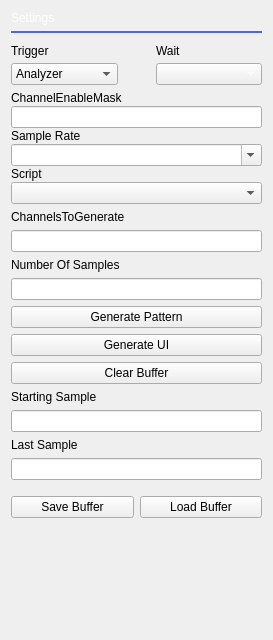
<?xml version="1.0" encoding="UTF-8"?>
<ui version="4.0">
 <class>PGSettings</class>
 <widget class="QWidget" name="PGSettings">
  <property name="geometry">
   <rect>
    <x>0</x>
    <y>0</y>
    <width>273</width>
    <height>640</height>
   </rect>
  </property>
  <property name="windowTitle">
   <string>Form</string>
  </property>
  <layout class="QGridLayout" name="gridLayout_2">
   <item row="6" column="0">
    <widget class="QLabel" name="label_8">
     <property name="text">
      <string>Number Of Samples</string>
     </property>
    </widget>
   </item>
   <item row="12" column="0">
    <widget class="QPushButton" name="clearButton">
     <property name="text">
      <string>Clear Buffer</string>
     </property>
    </widget>
   </item>
   <item row="13" column="0">
    <widget class="QLabel" name="label_9">
     <property name="text">
      <string>Starting Sample</string>
     </property>
    </widget>
   </item>
   <item row="11" column="0">
    <widget class="QPushButton" name="generateUI">
     <property name="text">
      <string>Generate UI</string>
     </property>
    </widget>
   </item>
   <item row="9" column="0">
    <widget class="QPushButton" name="generatePattern">
     <property name="text">
      <string>Generate Pattern</string>
     </property>
    </widget>
   </item>
   <item row="7" column="0">
    <widget class="QLineEdit" name="numberOfSamples"/>
   </item>
   <item row="18" column="0">
    <widget class="QLineEdit" name="lastSample"/>
   </item>
   <item row="0" column="0">
    <widget class="QLabel" name="settings_label">
     <property name="sizePolicy">
      <sizepolicy hsizetype="Preferred" vsizetype="Preferred">
       <horstretch>0</horstretch>
       <verstretch>0</verstretch>
      </sizepolicy>
     </property>
     <property name="maximumSize">
      <size>
       <width>16777215</width>
       <height>16777215</height>
      </size>
     </property>
     <property name="palette">
      <palette>
       <active>
        <colorrole role="WindowText">
         <brush brushstyle="SolidPattern">
          <color alpha="255">
           <red>255</red>
           <green>255</green>
           <blue>255</blue>
          </color>
         </brush>
        </colorrole>
        <colorrole role="Text">
         <brush brushstyle="SolidPattern">
          <color alpha="255">
           <red>255</red>
           <green>255</green>
           <blue>255</blue>
          </color>
         </brush>
        </colorrole>
        <colorrole role="ButtonText">
         <brush brushstyle="SolidPattern">
          <color alpha="255">
           <red>255</red>
           <green>255</green>
           <blue>255</blue>
          </color>
         </brush>
        </colorrole>
       </active>
       <inactive>
        <colorrole role="WindowText">
         <brush brushstyle="SolidPattern">
          <color alpha="255">
           <red>255</red>
           <green>255</green>
           <blue>255</blue>
          </color>
         </brush>
        </colorrole>
        <colorrole role="Text">
         <brush brushstyle="SolidPattern">
          <color alpha="255">
           <red>255</red>
           <green>255</green>
           <blue>255</blue>
          </color>
         </brush>
        </colorrole>
        <colorrole role="ButtonText">
         <brush brushstyle="SolidPattern">
          <color alpha="255">
           <red>255</red>
           <green>255</green>
           <blue>255</blue>
          </color>
         </brush>
        </colorrole>
       </inactive>
       <disabled>
        <colorrole role="WindowText">
         <brush brushstyle="SolidPattern">
          <color alpha="255">
           <red>255</red>
           <green>255</green>
           <blue>255</blue>
          </color>
         </brush>
        </colorrole>
        <colorrole role="Text">
         <brush brushstyle="SolidPattern">
          <color alpha="255">
           <red>255</red>
           <green>255</green>
           <blue>255</blue>
          </color>
         </brush>
        </colorrole>
        <colorrole role="ButtonText">
         <brush brushstyle="SolidPattern">
          <color alpha="255">
           <red>255</red>
           <green>255</green>
           <blue>255</blue>
          </color>
         </brush>
        </colorrole>
       </disabled>
      </palette>
     </property>
     <property name="styleSheet">
      <string notr="true">QLabel {
	color: white;
}</string>
     </property>
     <property name="midLineWidth">
      <number>0</number>
     </property>
     <property name="text">
      <string>Settings</string>
     </property>
     <property name="alignment">
      <set>Qt::AlignLeading|Qt::AlignLeft|Qt::AlignTop</set>
     </property>
    </widget>
   </item>
   <item row="17" column="0">
    <widget class="QLabel" name="label_5">
     <property name="text">
      <string>Last Sample</string>
     </property>
    </widget>
   </item>
   <item row="2" column="0">
    <widget class="QWidget" name="verticalWidget_4" native="true">
     <property name="minimumSize">
      <size>
       <width>0</width>
       <height>0</height>
      </size>
     </property>
     <layout class="QVBoxLayout" name="verticalLayout_5">
      <property name="spacing">
       <number>1</number>
      </property>
      <property name="leftMargin">
       <number>0</number>
      </property>
      <property name="topMargin">
       <number>0</number>
      </property>
      <property name="rightMargin">
       <number>0</number>
      </property>
      <property name="bottomMargin">
       <number>0</number>
      </property>
      <item>
       <widget class="QWidget" name="verticalWidget_3" native="true">
        <property name="minimumSize">
         <size>
          <width>0</width>
          <height>0</height>
         </size>
        </property>
        <layout class="QVBoxLayout" name="verticalLayout_4">
         <property name="spacing">
          <number>1</number>
         </property>
         <property name="leftMargin">
          <number>0</number>
         </property>
         <property name="topMargin">
          <number>0</number>
         </property>
         <property name="rightMargin">
          <number>0</number>
         </property>
         <property name="bottomMargin">
          <number>0</number>
         </property>
         <item>
          <widget class="QWidget" name="horizontalWidget" native="true">
           <property name="minimumSize">
            <size>
             <width>0</width>
             <height>50</height>
            </size>
           </property>
           <layout class="QHBoxLayout" name="horizontalLayout_3">
            <property name="spacing">
             <number>20</number>
            </property>
            <property name="leftMargin">
             <number>0</number>
            </property>
            <property name="topMargin">
             <number>0</number>
            </property>
            <property name="rightMargin">
             <number>0</number>
            </property>
            <property name="bottomMargin">
             <number>0</number>
            </property>
            <item>
             <widget class="QWidget" name="verticalWidget" native="true">
              <layout class="QVBoxLayout" name="verticalLayout_2">
               <property name="spacing">
                <number>1</number>
               </property>
               <property name="leftMargin">
                <number>0</number>
               </property>
               <property name="topMargin">
                <number>0</number>
               </property>
               <property name="rightMargin">
                <number>9</number>
               </property>
               <property name="bottomMargin">
                <number>0</number>
               </property>
               <item>
                <widget class="QLabel" name="label">
                 <property name="sizePolicy">
                  <sizepolicy hsizetype="Minimum" vsizetype="Fixed">
                   <horstretch>0</horstretch>
                   <verstretch>0</verstretch>
                  </sizepolicy>
                 </property>
                 <property name="styleSheet">
                  <string notr="true"/>
                 </property>
                 <property name="text">
                  <string>Trigger</string>
                 </property>
                </widget>
               </item>
               <item>
                <widget class="QComboBox" name="trigger_combobox">
                 <property name="sizePolicy">
                  <sizepolicy hsizetype="Minimum" vsizetype="Fixed">
                   <horstretch>0</horstretch>
                   <verstretch>0</verstretch>
                  </sizepolicy>
                 </property>
                 <property name="styleSheet">
                  <string notr="true"/>
                 </property>
                 <property name="currentIndex">
                  <number>0</number>
                 </property>
                 <property name="sizeAdjustPolicy">
                  <enum>QComboBox::AdjustToContentsOnFirstShow</enum>
                 </property>
                 <item>
                  <property name="text">
                   <string>Analyzer</string>
                  </property>
                 </item>
                 <item>
                  <property name="text">
                   <string>Scope</string>
                  </property>
                 </item>
                </widget>
               </item>
              </layout>
             </widget>
            </item>
            <item>
             <widget class="QWidget" name="verticalWidget_2" native="true">
              <layout class="QVBoxLayout" name="verticalLayout_3">
               <property name="spacing">
                <number>1</number>
               </property>
               <property name="topMargin">
                <number>0</number>
               </property>
               <property name="rightMargin">
                <number>0</number>
               </property>
               <property name="bottomMargin">
                <number>0</number>
               </property>
               <item>
                <widget class="QLabel" name="label_2">
                 <property name="sizePolicy">
                  <sizepolicy hsizetype="Minimum" vsizetype="Fixed">
                   <horstretch>0</horstretch>
                   <verstretch>0</verstretch>
                  </sizepolicy>
                 </property>
                 <property name="styleSheet">
                  <string notr="true"/>
                 </property>
                 <property name="text">
                  <string>Wait</string>
                 </property>
                </widget>
               </item>
               <item>
                <widget class="QComboBox" name="comboBox">
                 <property name="sizePolicy">
                  <sizepolicy hsizetype="Minimum" vsizetype="Fixed">
                   <horstretch>0</horstretch>
                   <verstretch>0</verstretch>
                  </sizepolicy>
                 </property>
                 <property name="palette">
                  <palette>
                   <active>
                    <colorrole role="WindowText">
                     <brush brushstyle="SolidPattern">
                      <color alpha="255">
                       <red>255</red>
                       <green>255</green>
                       <blue>255</blue>
                      </color>
                     </brush>
                    </colorrole>
                    <colorrole role="Dark">
                     <brush brushstyle="SolidPattern">
                      <color alpha="255">
                       <red>201</red>
                       <green>200</green>
                       <blue>199</blue>
                      </color>
                     </brush>
                    </colorrole>
                    <colorrole role="Text">
                     <brush brushstyle="SolidPattern">
                      <color alpha="255">
                       <red>255</red>
                       <green>255</green>
                       <blue>255</blue>
                      </color>
                     </brush>
                    </colorrole>
                    <colorrole role="ButtonText">
                     <brush brushstyle="SolidPattern">
                      <color alpha="255">
                       <red>255</red>
                       <green>255</green>
                       <blue>255</blue>
                      </color>
                     </brush>
                    </colorrole>
                   </active>
                   <inactive>
                    <colorrole role="WindowText">
                     <brush brushstyle="SolidPattern">
                      <color alpha="255">
                       <red>255</red>
                       <green>255</green>
                       <blue>255</blue>
                      </color>
                     </brush>
                    </colorrole>
                    <colorrole role="Dark">
                     <brush brushstyle="SolidPattern">
                      <color alpha="255">
                       <red>201</red>
                       <green>200</green>
                       <blue>199</blue>
                      </color>
                     </brush>
                    </colorrole>
                    <colorrole role="Text">
                     <brush brushstyle="SolidPattern">
                      <color alpha="255">
                       <red>255</red>
                       <green>255</green>
                       <blue>255</blue>
                      </color>
                     </brush>
                    </colorrole>
                    <colorrole role="ButtonText">
                     <brush brushstyle="SolidPattern">
                      <color alpha="255">
                       <red>255</red>
                       <green>255</green>
                       <blue>255</blue>
                      </color>
                     </brush>
                    </colorrole>
                   </inactive>
                   <disabled>
                    <colorrole role="WindowText">
                     <brush brushstyle="SolidPattern">
                      <color alpha="255">
                       <red>85</red>
                       <green>85</green>
                       <blue>85</blue>
                      </color>
                     </brush>
                    </colorrole>
                    <colorrole role="Dark">
                     <brush brushstyle="SolidPattern">
                      <color alpha="255">
                       <red>201</red>
                       <green>200</green>
                       <blue>199</blue>
                      </color>
                     </brush>
                    </colorrole>
                    <colorrole role="Text">
                     <brush brushstyle="SolidPattern">
                      <color alpha="255">
                       <red>85</red>
                       <green>85</green>
                       <blue>85</blue>
                      </color>
                     </brush>
                    </colorrole>
                    <colorrole role="ButtonText">
                     <brush brushstyle="SolidPattern">
                      <color alpha="255">
                       <red>85</red>
                       <green>85</green>
                       <blue>85</blue>
                      </color>
                     </brush>
                    </colorrole>
                   </disabled>
                  </palette>
                 </property>
                 <property name="currentText">
                  <string/>
                 </property>
                 <property name="sizeAdjustPolicy">
                  <enum>QComboBox::AdjustToContentsOnFirstShow</enum>
                 </property>
                </widget>
               </item>
              </layout>
             </widget>
            </item>
           </layout>
          </widget>
         </item>
         <item>
          <widget class="QLabel" name="label_7">
           <property name="text">
            <string>ChannelEnableMask</string>
           </property>
          </widget>
         </item>
         <item>
          <widget class="QLineEdit" name="ChannelEnableMask"/>
         </item>
         <item>
          <widget class="QLabel" name="label_3">
           <property name="sizePolicy">
            <sizepolicy hsizetype="Minimum" vsizetype="Minimum">
             <horstretch>0</horstretch>
             <verstretch>0</verstretch>
            </sizepolicy>
           </property>
           <property name="maximumSize">
            <size>
             <width>16777215</width>
             <height>35</height>
            </size>
           </property>
           <property name="styleSheet">
            <string notr="true"/>
           </property>
           <property name="text">
            <string>Sample Rate</string>
           </property>
          </widget>
         </item>
         <item>
          <widget class="QComboBox" name="sampleRateCombo">
           <property name="sizePolicy">
            <sizepolicy hsizetype="Minimum" vsizetype="Fixed">
             <horstretch>0</horstretch>
             <verstretch>0</verstretch>
            </sizepolicy>
           </property>
           <property name="inputMethodHints">
            <set>Qt::ImhDigitsOnly</set>
           </property>
           <property name="editable">
            <bool>true</bool>
           </property>
           <property name="currentText">
            <string/>
           </property>
           <property name="maxVisibleItems">
            <number>5</number>
           </property>
           <property name="sizeAdjustPolicy">
            <enum>QComboBox::AdjustToContentsOnFirstShow</enum>
           </property>
           <property name="frame">
            <bool>true</bool>
           </property>
          </widget>
         </item>
        </layout>
       </widget>
      </item>
      <item>
       <widget class="QLabel" name="label_4">
        <property name="text">
         <string>Script</string>
        </property>
       </widget>
      </item>
      <item>
       <widget class="QComboBox" name="scriptCombo">
        <property name="sizePolicy">
         <sizepolicy hsizetype="Minimum" vsizetype="Fixed">
          <horstretch>0</horstretch>
          <verstretch>0</verstretch>
         </sizepolicy>
        </property>
       </widget>
      </item>
     </layout>
    </widget>
   </item>
   <item row="25" column="0">
    <spacer name="verticalSpacer">
     <property name="orientation">
      <enum>Qt::Vertical</enum>
     </property>
     <property name="sizeHint" stdset="0">
      <size>
       <width>0</width>
       <height>5</height>
      </size>
     </property>
    </spacer>
   </item>
   <item row="5" column="0">
    <widget class="QLineEdit" name="ChannelsToGenerate"/>
   </item>
   <item row="14" column="0">
    <widget class="QLineEdit" name="startingSample"/>
   </item>
   <item row="4" column="0">
    <widget class="QLabel" name="label_6">
     <property name="text">
      <string>ChannelsToGenerate</string>
     </property>
    </widget>
   </item>
   <item row="1" column="0">
    <widget class="Line" name="line">
     <property name="styleSheet">
      <string notr="true">QFrame { color:  rgb(73, 99, 255); }</string>
     </property>
     <property name="frameShadow">
      <enum>QFrame::Plain</enum>
     </property>
     <property name="lineWidth">
      <number>2</number>
     </property>
     <property name="orientation">
      <enum>Qt::Horizontal</enum>
     </property>
    </widget>
   </item>
   <item row="19" column="0">
    <layout class="QHBoxLayout" name="horizontalLayout_4">
     <property name="topMargin">
      <number>10</number>
     </property>
     <item>
      <widget class="QPushButton" name="save_PB">
       <property name="text">
        <string>Save Buffer</string>
       </property>
      </widget>
     </item>
     <item>
      <widget class="QPushButton" name="load_PB">
       <property name="text">
        <string>Load Buffer</string>
       </property>
      </widget>
     </item>
    </layout>
   </item>
  </layout>
 </widget>
 <resources/>
 <connections/>
</ui>
